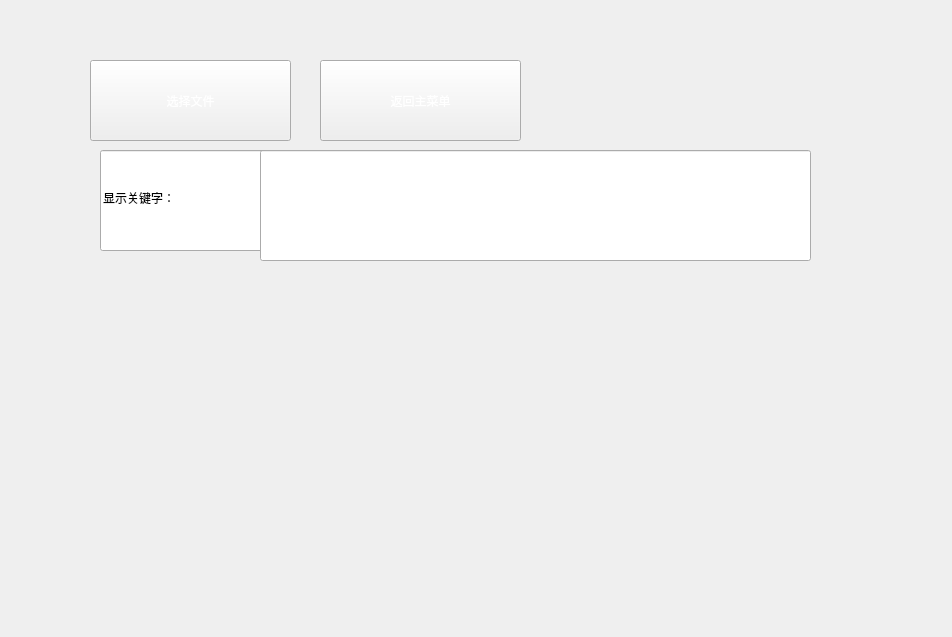
<?xml version="1.0" encoding="UTF-8"?>
<ui version="4.0">
 <class>widget31</class>
 <widget class="QMainWindow" name="widget31">
  <property name="geometry">
   <rect>
    <x>0</x>
    <y>0</y>
    <width>952</width>
    <height>637</height>
   </rect>
  </property>
  <property name="windowTitle">
   <string>MainWindow</string>
  </property>
  <property name="styleSheet">
   <string notr="true">border-image: url(:/C:/Users/陈龙/Desktop/处理后的图/素材6 - 副本.png);</string>
  </property>
  <widget class="QWidget" name="centralwidget">
   <widget class="QPushButton" name="pushButton">
    <property name="geometry">
     <rect>
      <x>90</x>
      <y>60</y>
      <width>201</width>
      <height>81</height>
     </rect>
    </property>
    <property name="styleSheet">
     <string notr="true">border-image: url(:/C:/Users/陈龙/Desktop/处理后的图/按钮1.png);
font: 20pt &quot;黑体&quot;;
color: rgb(255, 255, 255);</string>
    </property>
    <property name="text">
     <string>选择文件</string>
    </property>
   </widget>
   <widget class="QPushButton" name="pushButton_2">
    <property name="geometry">
     <rect>
      <x>320</x>
      <y>60</y>
      <width>201</width>
      <height>81</height>
     </rect>
    </property>
    <property name="styleSheet">
     <string notr="true">border-image: url(:/C:/Users/陈龙/Desktop/处理后的图/按钮1.png);
font: 20pt &quot;黑体&quot;;
color: rgb(255, 255, 255);</string>
    </property>
    <property name="text">
     <string>返回主菜单</string>
    </property>
   </widget>
   <widget class="QLineEdit" name="lineEdit_3">
    <property name="geometry">
     <rect>
      <x>100</x>
      <y>150</y>
      <width>171</width>
      <height>101</height>
     </rect>
    </property>
    <property name="styleSheet">
     <string notr="true">border-image: url(:/C:/Users/陈龙/Desktop/处理后的图/透明.png);
font: 75 20pt &quot;微软雅黑&quot;;
color: rgb(0, 0, 0);</string>
    </property>
    <property name="text">
     <string>显示关键字：</string>
    </property>
   </widget>
   <widget class="QLineEdit" name="lineEdit_2">
    <property name="geometry">
     <rect>
      <x>260</x>
      <y>150</y>
      <width>551</width>
      <height>111</height>
     </rect>
    </property>
    <property name="styleSheet">
     <string notr="true">font: 16pt &quot;Arial&quot;;
font: 75 16pt &quot;微软雅黑&quot;;
border-image: url(:/C:/Users/陈龙/Desktop/处理后的图/透明.png);</string>
    </property>
    <property name="text">
     <string/>
    </property>
   </widget>
  </widget>
 </widget>
 <resources/>
 <connections/>
</ui>
